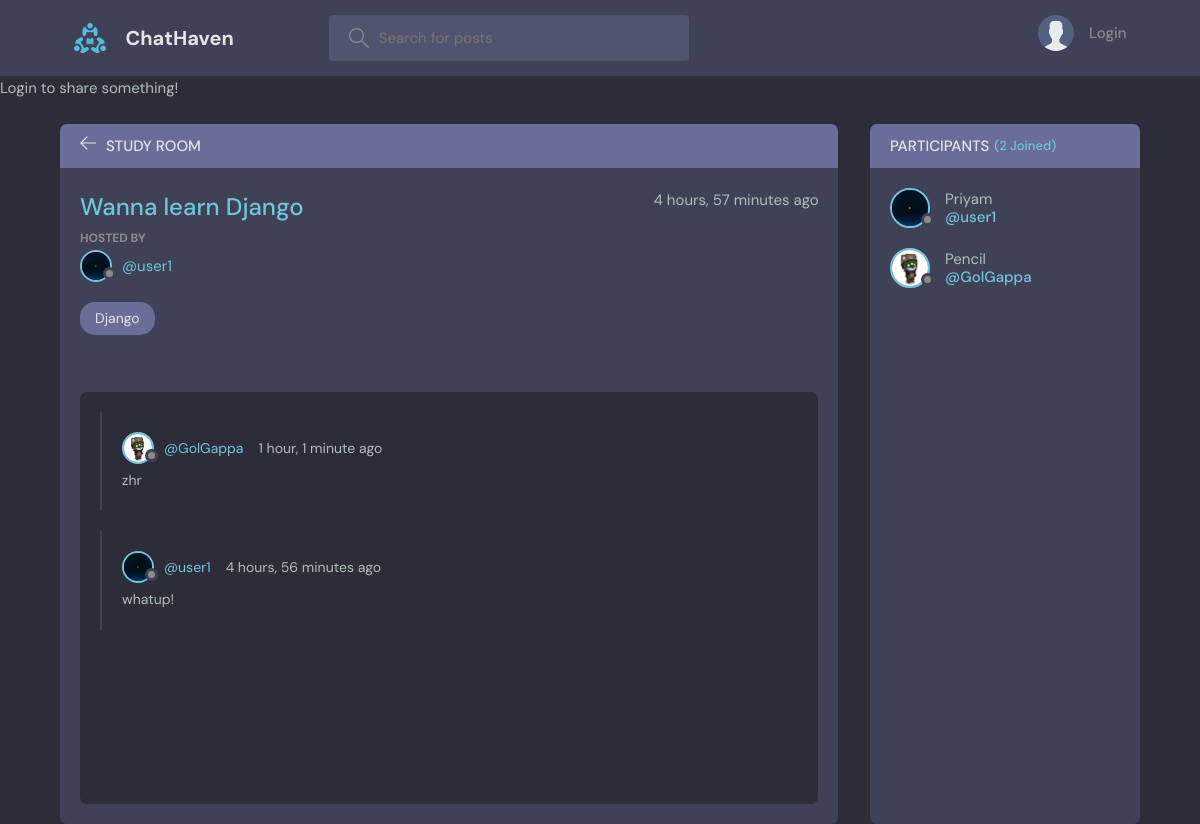
Page /room/2/ on the committed database.
### base/models.py (models this page shows, shortened)
class Room(models.Model):
    host = models.ForeignKey(User, on_delete=models.SET_NULL, null=True)
    topic = models.ForeignKey(Topic, on_delete=models.SET_NULL, null=True)
    name = models.CharField(max_length=200)
    description = models.TextField(null=True, blank=True)
    participants = models.ManyToManyField(
        User, related_name='participants', blank=True)
    updated = models.DateTimeField(auto_now=True)
    created = models.DateTimeField(auto_now_add=True)
    class Meta:
        ordering = ['-updated', '-created']

class User(AbstractUser):
    name = models.CharField(max_length=200, null=True)
    email = models.EmailField(unique=True, null=True)
    bio = models.TextField(null=True)
    avatar = models.ImageField(null=True, default="avatar.svg")
    USERNAME_FIELD = 'email'
    REQUIRED_FIELDS = []

class Topic(models.Model):
    name = models.CharField(max_length=200)
    def __str__(self):
        return self.name

class Message(models.Model):
    user = models.ForeignKey(User, on_delete=models.CASCADE)
    room = models.ForeignKey(Room, on_delete=models.CASCADE)
    body = models.TextField()
    updated = models.DateTimeField(auto_now=True)
    created = models.DateTimeField(auto_now_add=True)
    class Meta:
        ordering = ['-updated', '-created']

### base/views.py (the view, shortened to what this page needs)
# urls.py: path('room/<str:pk>/', views.room, name="room"),
def room(request, pk):
    room = Room.objects.get(id=pk)
    room_messages = room.message_set.all()
    participants = room.participants.all()
    if not request.user.is_authenticated:
        messages.info(request, 'Login to share something!')
    context = {'room': room, 'room_messages': room_messages,
               'participants': participants}
    return render(request, 'base/room.html', context)

### base/templates/base/room.html (shortened to what this page needs)
{% extends 'main.html' %} {% block content %}
<main class="profile-page layout layout--2">
  <div class="container">
    <div class="room">
      <div class="room__top">
        <div class="room__topLeft">
          <a href="{% url 'home' %}">
            <svg
              version="1.1"
              xmlns="http://www.w3.org/2000/svg"
              width="32"
              height="32"
              viewBox="0 0 32 32"
            >
              <title>arrow-left</title>
              <path
                d="M13.723 2.286l-13.723 13.714 13.719 13.714 1.616-1.611-10.96-10.96h27.625v-2.286h-27.625l10.965-10.965-1.616-1.607z"
              ></path>
            </svg>
          </a>
          <h3>Study Room</h3>
        </div>
      </div>
      <div class="room__box scroll">
        <div class="room__header scroll">
          <div class="room__info">
            <h3>{{room.name}}</h3>
            <span>{{room.created|timesince}} ago</span>
          </div>
          <div class="room__hosted">
            <p>Hosted By</p>
            <a
              href="{% url 'user-profile' room.host.id %}"
              class="room__author"
            >
              <div class="avatar avatar--small">
                <img src="{{room.host.avatar.url}}" />
              </div>
              <span>@{{room.host.username}}</span>
            </a>
          </div>
          <span class="room__topics">{{room.topic}}</span>
        </div>
        <div class="room__conversation">
          <div class="threads scroll">
            {% for message in room_messages %}
            <div class="thread">
              <div class="thread__top">
                <div class="thread__author">
                  <a
                    href="{% url 'user-profile' message.user.id %}"
                    class="thread__authorInfo"
                  >
                    <div class="avatar avatar--small">
                      <img src="{{message.user.avatar.url}}" />
                    </div>
                    <span>@{{message.user.username}}</span>
                  </a>
                  <span class="thread__date"
                    >{{message.created|timesince}} ago</span
                  >
                </div>
              </div>
              <div class="thread__details">{{message.body}}</div>
            </div>
            {% endfor %}
          </div>
        </div>
      </div>
    </div>
    <div class="participants">
      <h3 class="participants__top">
        Participants <span>({{participants.count}} Joined)</span>
      </h3>
      <div class="participants__list scroll">
        {% for user in participants %}
        <a href="{%  url 'user-profile' user.id %}" class="participant">
          <div class="avatar avatar--medium">
            <img src="{{user.avatar.url}}" />
          </div>
          <p>
            {{user.name}}
            <span>@{{user.username}}</span>
          </p>
        </a>
        {% endfor %}
      </div>
    </div>
  </div>
</main>
{% endblock content %}

### rows in the picture
Room: name "Wanna learn Django", created "4 hours, 57 minutes", host.avatar (picture), host.username "user1", topic "Django"
Message: user.avatar (picture), user.username "GolGappa", created "1 hour, 1 minute", body "zhr"
Message: user.avatar (picture), user.username "user1", created "4 hours, 56 minutes", body "whatup!"
User: avatar (picture), name "Priyam", username "user1"
User: avatar (picture), name "Pencil", username "GolGappa"

### other values in the picture
{{ message }} "Login to share something!"
{{ participants.count }} "2"
